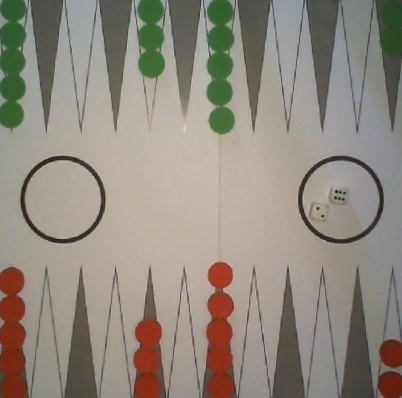
#> input picture selected.jpg, 402 x 398 px
$ jupyter execute dice-detection.ipynb
#> lines starting #> are read from the running program, lines starting #| are printed output that depends on the picture; after the words box and inside, x2 and y2 are one past the last pixel; in counts of white or black regions, pixels touching at a corner belong together
[cell 1]
import numpy as np
import cv2
import matplotlib.pyplot as plt

[cell 2]
im = cv2.imread('./selected.jpg')
#> im is the input picture: shape (398, 402, 3); mean B, G, R 126.5, 137.4, 144.7
plt.imshow(im)

[cell 3]
# get width and height of the image
h, w = im.shape[:2]
#> h = 398; w = 402
print(h, w)
#| 398 402

# crop the image
crop = im[0:h, w//2 - 50:w//2 + 50]
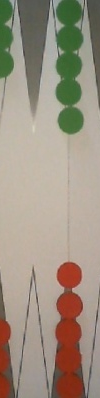
#> crop: shape (398, 100, 3); mean B, G, R 129.5, 145.4, 157
plt.imshow(crop)

[cell 4]
# detect circles on the cropped image
gray = cv2.cvtColor(crop, cv2.COLOR_BGR2GRAY)
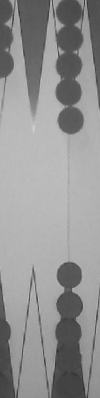
#> gray: shape (398, 100); min 46, max 208, mean 147.1
# gray = cv2.medianBlur(gray, 5)
plt.imshow(gray, cmap='gray')
circles = cv2.HoughCircles(gray, cv2.HOUGH_GRADIENT, 1, 20, param1=50, param2=20, minRadius=5, maxRadius=15)
#> circles = [[69.5, 274.5, 13.1], [69.5, 304.5, 13.2], [68.5, 92.5, 13.2], [69.5, 119.5, 13.2]]
circles = np.uint16(np.around(circles))
#> circles = [[70, 274, 13], [70, 304, 13], [68, 92, 13], [70, 120, 13]]

# draw circles on the cropped image
for i in circles[0, :]:
    cv2.circle(crop, (i[0], i[1]), i[2], (0, 255, 0), 2)
    cv2.circle(crop, (i[0], i[1]), 2, (0, 0, 255), 3)
#> this loop made 4 passes
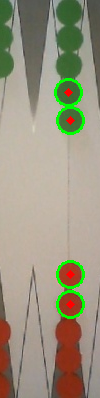
#> crop: shape (398, 100, 3); 2.73% of pixels changed, all inside (x1, y1, x2, y2) = (54, 78, 85, 319)

plt.figure()
plt.imshow(crop)
